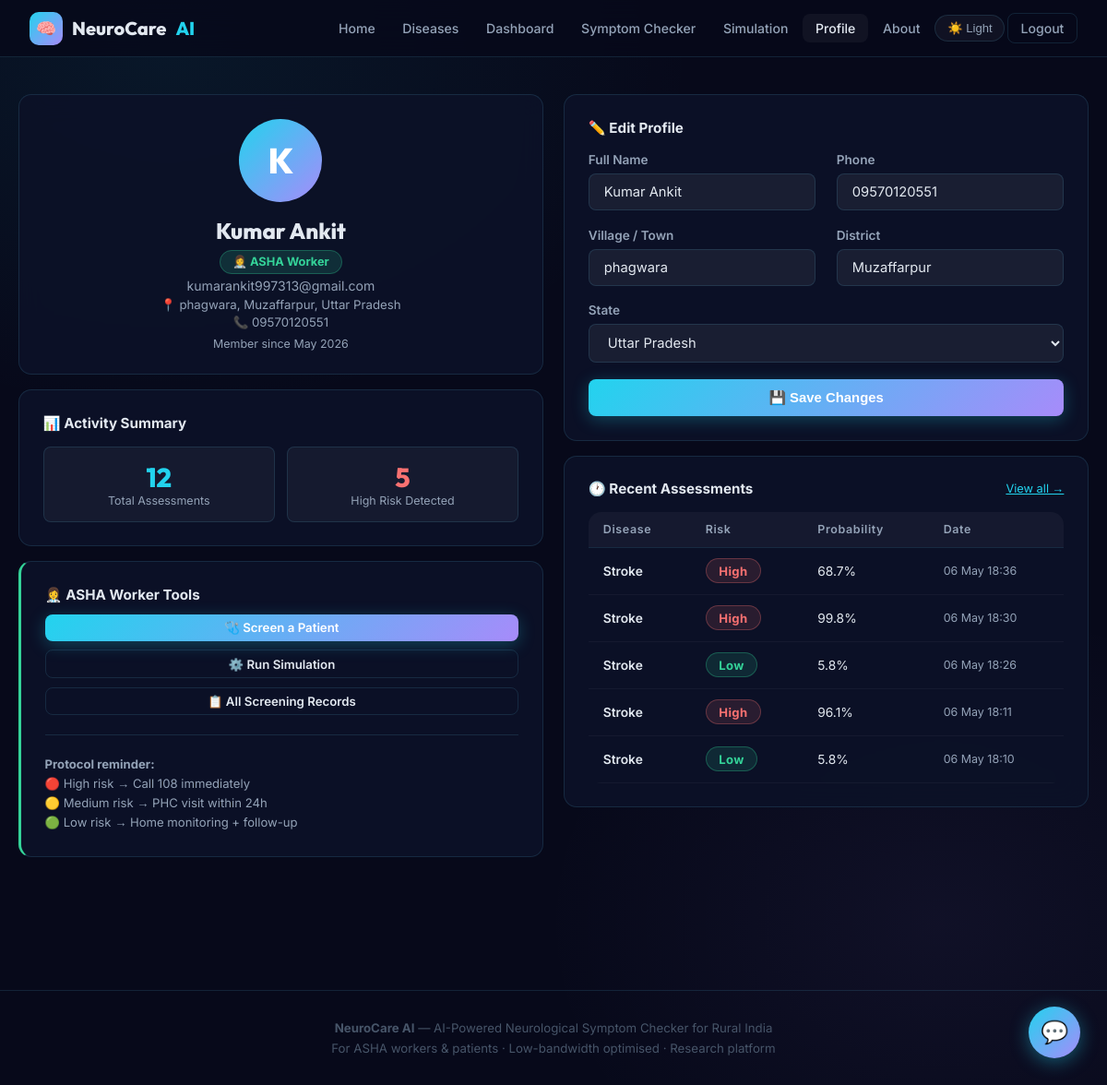
/profile (signed in), run on the app's committed database.
### app/models.py (models this page shows, shortened)
class User(UserMixin, db.Model):
    __tablename__ = 'users'
    id = db.Column(db.Integer, primary_key=True)
    name = db.Column(db.String(100), nullable=False)
    email = db.Column(db.String(150), unique=True, nullable=False)
    password_hash = db.Column(db.String(255), nullable=False)
    role = db.Column(db.String(20), nullable=False, default='patient')  # 'patient' or 'asha'
    village = db.Column(db.String(100))
    district = db.Column(db.String(100))
    state = db.Column(db.String(100), default='Uttar Pradesh')
    phone = db.Column(db.String(15))
    created_at = db.Column(db.DateTime, default=datetime.utcnow)
    is_active_user = db.Column(db.Boolean, default=True)
    predictions = db.relationship('Prediction', backref='user', lazy='dynamic')
    simulations = db.relationship('SimulationRun', backref='user', lazy='dynamic')

class Prediction(db.Model):
    __tablename__ = 'predictions'
    id = db.Column(db.Integer, primary_key=True)
    user_id = db.Column(db.Integer, db.ForeignKey('users.id'), nullable=False)
    patient_name = db.Column(db.String(100))
    patient_aadhaar = db.Column(db.String(12))
    age = db.Column(db.Integer)
    gender = db.Column(db.String(10))
    hypertension = db.Column(db.Integer, default=0)
    heart_disease = db.Column(db.Integer, default=0)
    ever_married = db.Column(db.String(5))
    avg_glucose_level = db.Column(db.Float, default=100.0)
    bmi = db.Column(db.Float, default=22.0)
    smoking_status = db.Column(db.String(30))
    symptoms_json = db.Column(db.Text)  # JSON of symptom checkboxes
    duration_hours = db.Column(db.Integer, default=0)
    disease = db.Column(db.String(50))
    risk_level = db.Column(db.String(20))  # Low / Medium / High
    probability = db.Column(db.Float)
    recommendation = db.Column(db.String(100))
    model_latency_ms = db.Column(db.Float)
    bandwidth_simulated = db.Column(db.String(20))
    created_at = db.Column(db.DateTime, default=datetime.utcnow)

### app/routes/main.py (the view)
@main_bp.route('/profile')
@login_required
def profile():
    preds = Prediction.query.filter_by(user_id=current_user.id).order_by(Prediction.created_at.desc()).limit(5).all()
    total = Prediction.query.filter_by(user_id=current_user.id).count()
    high  = Prediction.query.filter_by(user_id=current_user.id, risk_level='High').count()
    return render_template('profile.html', predictions=preds, total=total, high_risk=high)

### app/models.py (called while the page is built)
@login_manager.user_loader
def load_user(user_id):
    return User.query.get(int(user_id))

### app/templates/profile.html (shortened to what this page needs)
{% extends "base.html" %}
{% block content %}
<div class="container page-content">
  <div class="grid-2" style="align-items:start;">
    <div>
      <div class="card text-center mb-2 animate-fade-up">
        <div class="avatar-circle">{{ current_user.name[0].upper() }}</div>
        <h2 style="font-family:'Outfit',sans-serif;font-size:1.5rem;font-weight:800;">{{ current_user.name }}</h2>
        <div style="margin:.5rem 0;">
          {% if current_user.role == 'asha' %}
            <span style="background:rgba(52,211,153,.15);color:#34d399;padding:.28rem .8rem;border-radius:999px;font-size:.8rem;font-weight:700;border:1px solid rgba(52,211,153,.3);">👩‍⚕️ ASHA Worker</span>
          {% else %}
            <span style="background:rgba(34,211,238,.15);color:var(--p1);padding:.28rem .8rem;border-radius:999px;font-size:.8rem;font-weight:700;border:1px solid rgba(34,211,238,.3);">🧑 Patient</span>
          {% endif %}
        </div>
        <p class="text-muted" style="font-size:.88rem;margin-top:.4rem;">{{ current_user.email }}</p>
        {% if current_user.village or current_user.district %}
        <p class="text-muted" style="font-size:.83rem;margin-top:.25rem;">
          📍 {{ [current_user.village, current_user.district, current_user.state] | select | join(', ') }}
        </p>
        {% endif %}
        {% if current_user.phone %}
        <p class="text-muted" style="font-size:.83rem;margin-top:.2rem;">📞 {{ current_user.phone }}</p>
        {% endif %}
        <p class="text-muted" style="font-size:.78rem;margin-top:.5rem;">Member since {{ current_user.created_at.strftime('%B %Y') }}</p>
      </div>
      <div class="card mb-2 animate-fade-up">
        <h3 style="font-size:.95rem;font-weight:700;margin-bottom:1rem;">📊 Activity Summary</h3>
        <div style="display:grid;grid-template-columns:1fr 1fr;gap:.8rem;">
          <div style="text-align:center;padding:.9rem;background:var(--bg-glass);border:1px solid var(--border);border-radius:var(--rs);">
            <div style="font-family:'Outfit',sans-serif;font-size:1.8rem;font-weight:800;color:var(--p1);">{{ total }}</div>
            <div style="font-size:.78rem;color:var(--text2);">Total Assessments</div>
          </div>
          <div style="text-align:center;padding:.9rem;background:var(--bg-glass);border:1px solid var(--border);border-radius:var(--rs);">
            <div style="font-family:'Outfit',sans-serif;font-size:1.8rem;font-weight:800;color:var(--danger);">{{ high_risk }}</div>
            <div style="font-size:.78rem;color:var(--text2);">High Risk Detected</div>
          </div>
        </div>
      </div>
      {% if current_user.role == 'asha' %}
      <div class="card animate-fade-up" style="border-left:3px solid var(--p3);">
        <h3 style="font-size:.95rem;font-weight:700;margin-bottom:.75rem;">👩‍⚕️ ASHA Worker Tools</h3>
        <div style="display:flex;flex-direction:column;gap:.6rem;">
          <a href="{{ url_for('predict.checker') }}" class="btn btn-primary btn-sm" style="justify-content:center;">🩺 Screen a Patient</a>
          <a href="{{ url_for('simulation.panel') }}" class="btn btn-outline btn-sm" style="justify-content:center;">⚙️ Run Simulation</a>
          <a href="{{ url_for('predict.history') }}" class="btn btn-outline btn-sm" style="justify-content:center;">📋 All Screening Records</a>
        </div>
        <hr class="divider"/>
        <p style="font-size:.82rem;color:var(--text2);line-height:1.6;">
          <strong>Protocol reminder:</strong><br/>
          🔴 High risk → Call 108 immediately<br/>
          🟡 Medium risk → PHC visit within 24h<br/>
          🟢 Low risk → Home monitoring + follow-up
        </p>
      </div>
      {% endif %}
    </div>
    <div>
      <div class="card mb-2 animate-fade-up">
        <h3 style="font-size:.95rem;font-weight:700;margin-bottom:1.1rem;">✏️ Edit Profile</h3>
        <form method="POST" action="{{ url_for('main.update_profile') }}">
          <div class="grid-2">
            <div class="form-group">
              <label class="form-label">Full Name</label>
              <input type="text" name="name" class="form-control" value="{{ current_user.name }}" required/>
            </div>
            <div class="form-group">
              <label class="form-label">Phone</label>
              <input type="tel" name="phone" class="form-control" value="{{ current_user.phone or '' }}"/>
            </div>
          </div>
          <div class="grid-2">
            <div class="form-group">
              <label class="form-label">Village / Town</label>
              <input type="text" name="village" class="form-control" value="{{ current_user.village or '' }}"/>
            </div>
            <div class="form-group">
              <label class="form-label">District</label>
              <input type="text" name="district" class="form-control" value="{{ current_user.district or '' }}"/>
            </div>
          </div>
          <div class="form-group">
            <label class="form-label">State</label>
            <select name="state" class="form-control">
              {% for s in ['Uttar Pradesh','Bihar','Rajasthan','Madhya Pradesh','Jharkhand','Odisha','West Bengal','Assam','Chhattisgarh','Maharashtra'] %}
                <option {% if current_user.state == s %}selected{% endif %}>{{ s }}</option>
              {% endfor %}
            </select>
          </div>
          <button type="submit" class="btn btn-primary" style="width:100%;justify-content:center;">💾 Save Changes</button>
        </form>
      </div>
      <div class="card animate-fade-up">
        <div class="d-flex align-center justify-between mb-2">
          <h3 style="font-size:.95rem;font-weight:700;">🕐 Recent Assessments</h3>
          <a href="{{ url_for('predict.history') }}" style="font-size:.8rem;color:var(--p1);">View all →</a>
        </div>
        {% if predictions %}
        <div class="table-wrap">
          <table>
            <thead><tr><th>Disease</th><th>Risk</th><th>Probability</th><th>Date</th></tr></thead>
            <tbody>
              {% for p in predictions %}
              <tr>
                <td style="text-transform:capitalize;font-weight:600;">{{ p.disease }}</td>
                <td><span class="risk-badge risk-{{ p.risk_level|lower }}">{{ p.risk_level }}</span></td>
                <td>{{ (p.probability*100)|round(1) }}%</td>
                <td style="font-size:.78rem;color:var(--text2);">{{ p.created_at.strftime('%d %b %H:%M') }}</td>
              </tr>
              {% endfor %}
            </tbody>
          </table>
        </div>
        {% else %}
        <p class="text-muted text-center" style="padding:1.5rem;">
          No assessments yet. <a href="{{ url_for('predict.checker') }}" style="color:var(--p1);">Start now →</a>
        </p>
        {% endif %}
      </div>
    </div>
  </div>
</div>
{% endblock %}

### app/templates/base.html (shortened to what this page needs)
<!DOCTYPE html>
<html lang="en" data-theme="dark">
<head>
  <link rel="stylesheet" href="{{ url_for('static', filename='css/main.css') }}"/>
</head>
<body>
<nav class="navbar">
  <a href="{{ url_for('main.home') }}" class="navbar-brand">
    <div class="brand-icon">🧠</div>
    NeuroCare <span style="color:var(--p1)">AI</span>
  </a>
  <div class="nav-links">
    <a href="{{ url_for('main.home') }}" {% if request.endpoint=='main.home' %}class="active"{% endif %}>Home</a>
    <a href="{{ url_for('main.diseases') }}" {% if request.endpoint=='main.diseases' %}class="active"{% endif %} class="hide-mobile">Diseases</a>
    {% if current_user.is_authenticated %}
      <a href="{{ url_for('dashboard.index') }}" {% if 'dashboard' in request.endpoint %}class="active"{% endif %}>Dashboard</a>
      <a href="{{ url_for('predict.checker') }}" {% if 'predict' in request.endpoint %}class="active"{% endif %} class="hide-mobile">Symptom Checker</a>
      <a href="{{ url_for('simulation.panel') }}" {% if 'simulation' in request.endpoint %}class="active"{% endif %}" class="hide-mobile">Simulation</a>
      <a href="{{ url_for('main.profile') }}" {% if request.endpoint=='main.profile' %}class="active"{% endif %}" class="hide-mobile">Profile</a>
    {% endif %}
    <a href="{{ url_for('main.about') }}" {% if request.endpoint=='main.about' %}class="active"{% endif %} class="hide-mobile">About</a>
    <button class="theme-toggle" id="themeToggle" title="Toggle light/dark mode">🌙 Dark</button>
    {% if current_user.is_authenticated %}
      <a href="{{ url_for('auth.logout') }}" class="btn btn-outline btn-sm">Logout</a>
    {% else %}
      <a href="{{ url_for('auth.login') }}" class="nav-cta btn btn-sm">Login</a>
    {% endif %}
  </div>
</nav>
{% block content %}{% endblock %}
<footer>
  <p><strong>NeuroCare AI</strong> — AI-Powered Neurological Symptom Checker for Rural India</p>
  <p style="margin-top:.4rem">For ASHA workers &amp; patients · Low-bandwidth optimised · Research platform</p>
</footer>
<button class="chat-fab" id="chatFab" onclick="toggleChat()" title="Chat with NeuroBot">💬</button>
</body>
</html>

### data on the page
User: name "K", name "Kumar Ankit", email "kumarankit997313@gmail.com", village+district+state "phagwara, Muzaffarpur, Uttar Pradesh", phone "09570120551", created_at "May 2026", village "phagwara", district "Muzaffarpur", state "Uttar Pradesh"
Prediction: disease "Stroke", risk_level "High", (p.probability*100)|round(1) "68.7", created_at "06 May 18:36"
Prediction: disease "Stroke", risk_level "High", (p.probability*100)|round(1) "99.8", created_at "06 May 18:30"
Prediction: disease "Stroke", risk_level "Low", (p.probability*100)|round(1) "5.8", created_at "06 May 18:26"
Prediction: disease "Stroke", risk_level "High", (p.probability*100)|round(1) "96.1", created_at "06 May 18:11"
Prediction: disease "Stroke", risk_level "Low", (p.probability*100)|round(1) "5.8", created_at "06 May 18:10"

### other printed values
{{ total }} "12"
{{ high_risk }} "5"
